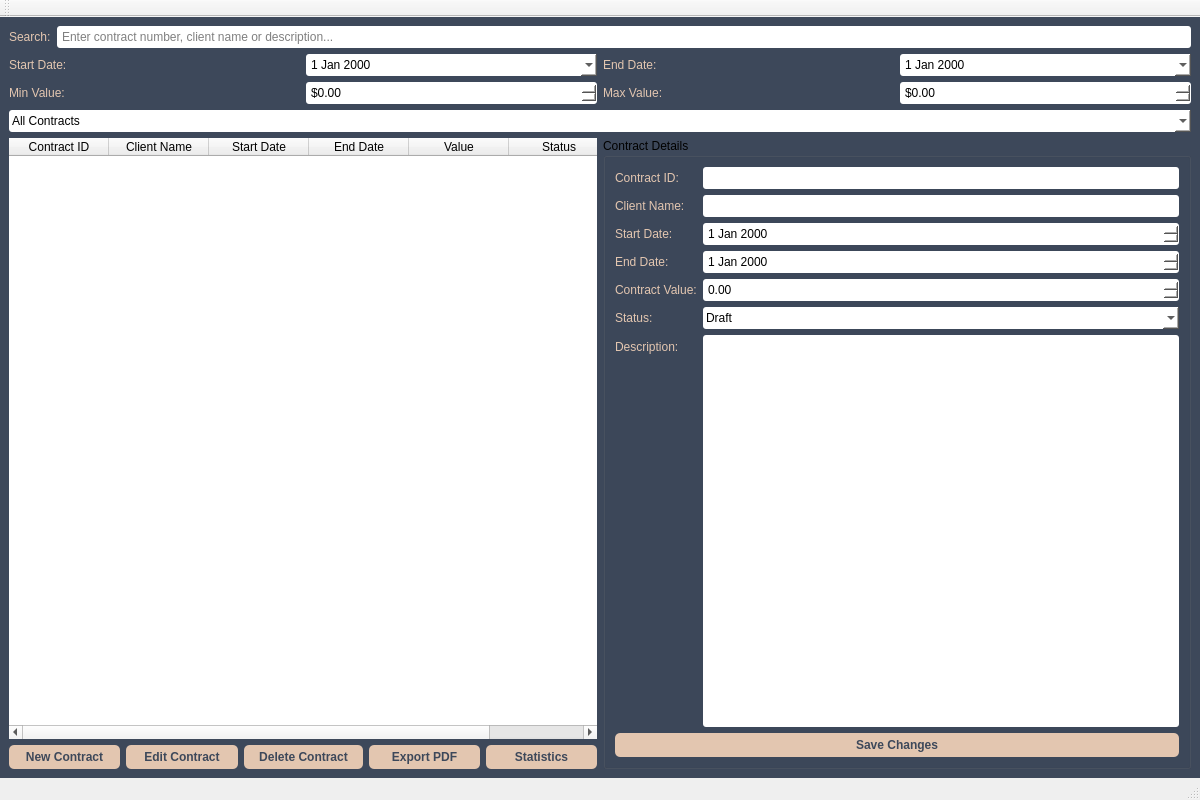
<?xml version="1.0" encoding="UTF-8"?>
<ui version="4.0">
 <class>MainWindow</class>
 <widget class="QMainWindow" name="MainWindow">
  <property name="geometry">
   <rect>
    <x>0</x>
    <y>0</y>
    <width>1200</width>
    <height>800</height>
   </rect>
  </property>
  <property name="windowTitle">
   <string>Contract Management System</string>
  </property>
  <widget class="QToolBar" name="toolBar"/>
  <widget class="QWidget" name="centralwidget">
   <property name="styleSheet">
    <string notr="true">QWidget#centralwidget { background-color: #3D485A; }
QLabel { color: #E3C6B0; font-family: 'Poppins'; }
QTableWidget { background-color: white; border-radius: 5px; color: black; }
QPushButton { background-color: #E3C6B0; color: #3D485A; border-radius: 5px; padding: 5px 15px; font-weight: bold; }
QPushButton:hover { background-color: #C4A491; }
QLineEdit, QDateEdit, QDoubleSpinBox, QComboBox, QTextEdit { background-color: white; border-radius: 3px; padding: 3px; color: black; }</string>
   </property>
   <layout class="QVBoxLayout" name="verticalLayout">
    <item>
     <layout class="QVBoxLayout" name="filterLayout">
      <item>
       <layout class="QHBoxLayout" name="searchLayout">
        <item>
         <widget class="QLabel" name="searchLabel">
          <property name="text">
           <string>Search:</string>
          </property>
         </widget>
        </item>
        <item>
         <widget class="QLineEdit" name="searchLineEdit">
          <property name="placeholderText">
           <string>Enter contract number, client name or description...</string>
          </property>
         </widget>
        </item>
       </layout>
      </item>
      <item>
       <layout class="QHBoxLayout" name="dateFilterLayout">
        <item>
         <widget class="QLabel" name="startDateFilterLabel">
          <property name="text">
           <string>Start Date:</string>
          </property>
         </widget>
        </item>
        <item>
         <widget class="QDateEdit" name="startDateFilter">
          <property name="calendarPopup">
           <bool>true</bool>
          </property>
         </widget>
        </item>
        <item>
         <widget class="QLabel" name="endDateFilterLabel">
          <property name="text">
           <string>End Date:</string>
          </property>
         </widget>
        </item>
        <item>
         <widget class="QDateEdit" name="endDateFilter">
          <property name="calendarPopup">
           <bool>true</bool>
          </property>
         </widget>
        </item>
       </layout>
      </item>
      <item>
       <layout class="QHBoxLayout" name="valueFilterLayout">
        <item>
         <widget class="QLabel" name="minValueLabel">
          <property name="text">
           <string>Min Value:</string>
          </property>
         </widget>
        </item>
        <item>
         <widget class="QDoubleSpinBox" name="minValueSpinBox">
          <property name="prefix">
           <string>$</string>
          </property>
          <property name="decimals">
           <number>2</number>
          </property>
          <property name="maximum">
           <double>999999999.99</double>
          </property>
         </widget>
        </item>
        <item>
         <widget class="QLabel" name="maxValueLabel">
          <property name="text">
           <string>Max Value:</string>
          </property>
         </widget>
        </item>
        <item>
         <widget class="QDoubleSpinBox" name="maxValueSpinBox">
          <property name="prefix">
           <string>$</string>
          </property>
          <property name="decimals">
           <number>2</number>
          </property>
          <property name="maximum">
           <double>999999999.99</double>
          </property>
         </widget>
        </item>
       </layout>
      </item>
      <item>
       <layout class="QHBoxLayout" name="statusFilterLayout">
        <item>
         <widget class="QComboBox" name="filterComboBox">
          <item>
           <property name="text">
            <string>All Contracts</string>
           </property>
          </item>
          <item>
           <property name="text">
            <string>Active Contracts</string>
           </property>
          </item>
          <item>
           <property name="text">
            <string>Expired Contracts</string>
           </property>
          </item>
          <item>
           <property name="text">
            <string>Pending Approval</string>
           </property>
          </item>
         </widget>
        </item>
       </layout>
      </item>
     </layout>
    </item>
    <item>
     <layout class="QHBoxLayout" name="mainLayout">
      <item>
       <layout class="QVBoxLayout" name="tableLayout">
        <item>
         <widget class="QTableWidget" name="contractTableWidget">
          <column>
           <property name="text">
            <string>Contract ID</string>
           </property>
          </column>
          <column>
           <property name="text">
            <string>Client Name</string>
           </property>
          </column>
          <column>
           <property name="text">
            <string>Start Date</string>
           </property>
          </column>
          <column>
           <property name="text">
            <string>End Date</string>
           </property>
          </column>
          <column>
           <property name="text">
            <string>Value</string>
           </property>
          </column>
          <column>
           <property name="text">
            <string>Status</string>
           </property>
          </column>
         </widget>
        </item>
        <item>
         <layout class="QHBoxLayout" name="buttonLayout">
          <item>
           <widget class="QPushButton" name="addButton">
            <property name="text">
             <string>New Contract</string>
            </property>
           </widget>
          </item>
          <item>
           <widget class="QPushButton" name="editButton">
            <property name="text">
             <string>Edit Contract</string>
            </property>
           </widget>
          </item>
          <item>
           <widget class="QPushButton" name="deleteButton">
            <property name="text">
             <string>Delete Contract</string>
            </property>
           </widget>
          </item>
          <item>
           <widget class="QPushButton" name="exportPdfButton">
            <property name="text">
             <string>Export PDF</string>
            </property>
           </widget>
          </item>
          <item>
           <widget class="QPushButton" name="statisticsButton">
            <property name="text">
             <string>Statistics</string>
            </property>
           </widget>
          </item>
         </layout>
        </item>
       </layout>
      </item>
      <item>
       <widget class="QGroupBox" name="detailsGroupBox">
        <property name="title">
         <string>Contract Details</string>
        </property>
        <layout class="QFormLayout" name="formLayout">
         <item row="0" column="0">
          <widget class="QLabel" name="contractIdLabel">
           <property name="text">
            <string>Contract ID:</string>
           </property>
          </widget>
         </item>
         <item row="0" column="1">
          <widget class="QLineEdit" name="contractIdLineEdit"/>
         </item>
         <item row="1" column="0">
          <widget class="QLabel" name="clientNameLabel">
           <property name="text">
            <string>Client Name:</string>
           </property>
          </widget>
         </item>
         <item row="1" column="1">
          <widget class="QLineEdit" name="clientNameLineEdit"/>
         </item>
         <item row="2" column="0">
          <widget class="QLabel" name="startDateLabel">
           <property name="text">
            <string>Start Date:</string>
           </property>
          </widget>
         </item>
         <item row="2" column="1">
          <widget class="QDateEdit" name="startDateEdit"/>
         </item>
         <item row="3" column="0">
          <widget class="QLabel" name="endDateLabel">
           <property name="text">
            <string>End Date:</string>
           </property>
          </widget>
         </item>
         <item row="3" column="1">
          <widget class="QDateEdit" name="endDateEdit"/>
         </item>
         <item row="4" column="0">
          <widget class="QLabel" name="valueLabel">
           <property name="text">
            <string>Contract Value:</string>
           </property>
          </widget>
         </item>
         <item row="4" column="1">
          <widget class="QDoubleSpinBox" name="valueSpinBox">
           <property name="maximum">
            <double>999999999.99</double>
           </property>
          </widget>
         </item>
         <item row="5" column="0">
          <widget class="QLabel" name="statusLabel">
           <property name="text">
            <string>Status:</string>
           </property>
          </widget>
         </item>
         <item row="5" column="1">
          <widget class="QComboBox" name="statusComboBox">
           <item>
            <property name="text">
             <string>Draft</string>
            </property>
           </item>
           <item>
            <property name="text">
             <string>Pending Approval</string>
            </property>
           </item>
           <item>
            <property name="text">
             <string>Active</string>
            </property>
           </item>
           <item>
            <property name="text">
             <string>Completed</string>
            </property>
           </item>
           <item>
            <property name="text">
             <string>Terminated</string>
            </property>
           </item>
          </widget>
         </item>
         <item row="6" column="0">
          <widget class="QLabel" name="descriptionLabel">
           <property name="text">
            <string>Description:</string>
           </property>
          </widget>
         </item>
         <item row="6" column="1">
          <widget class="QTextEdit" name="descriptionTextEdit"/>
         </item>
         <item row="7" column="0" colspan="2">
          <widget class="QPushButton" name="saveButton">
           <property name="text">
            <string>Save Changes</string>
           </property>
          </widget>
         </item>
        </layout>
       </widget>
      </item>
     </layout>
    </item>
   </layout>
  </widget>
  <widget class="QMenuBar" name="menubar">
   <widget class="QMenu" name="menuFile">
    <property name="title">
     <string>File</string>
    </property>
    <addaction name="actionExport"/>
    <addaction name="actionExportPdf"/>
    <addaction name="actionImport"/>
    <addaction name="separator"/>
    <addaction name="actionExit"/>
   </widget>
   <widget class="QMenu" name="menuReports">
    <property name="title">
     <string>Reports</string>
    </property>
    <addaction name="actionContractList"/>
    <addaction name="actionExpiringContracts"/>
    <addaction name="actionValueSummary"/>
   </widget>
  </widget>
  <widget class="QStatusBar" name="statusbar"/>
  <action name="actionExport">
   <property name="text">
    <string>Export Contracts</string>
   </property>
  </action>
  <action name="actionExportPdf">
   <property name="text">
    <string>Export PDF</string>
   </property>
  </action>
  <action name="actionImport">
   <property name="text">
    <string>Import Contracts</string>
   </property>
  </action>
  <action name="actionExit">
   <property name="text">
    <string>Exit</string>
   </property>
  </action>
  <action name="actionContractList">
   <property name="text">
    <string>Contract List</string>
   </property>
  </action>
  <action name="actionExpiringContracts">
   <property name="text">
    <string>Expiring Contracts</string>
   </property>
  </action>
  <action name="actionValueSummary">
   <property name="text">
    <string>Value Summary</string>
   </property>
  </action>
 </widget>
 <resources/>
 <connections/>
</ui>
